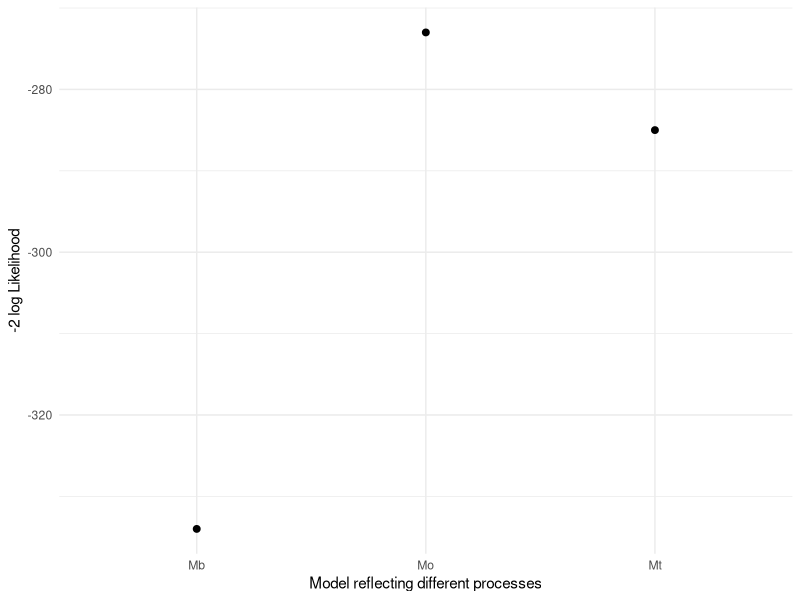

Source code (R):
# Figure to show models with different -2logL

df <- data.frame(
  model = c("Mo", "Mt", "Mb"),
  neg2lnLik = c(-273, -285, -334)
)

library(ggplot2)

ggplot(df) +
  geom_point(aes(x = model, y = neg2lnLik),
             size = 2) +
  labs(x = "Model reflecting different processes",
       y = "-2 log Likelihood") +
  theme_bw() +
  theme_minimal()

       